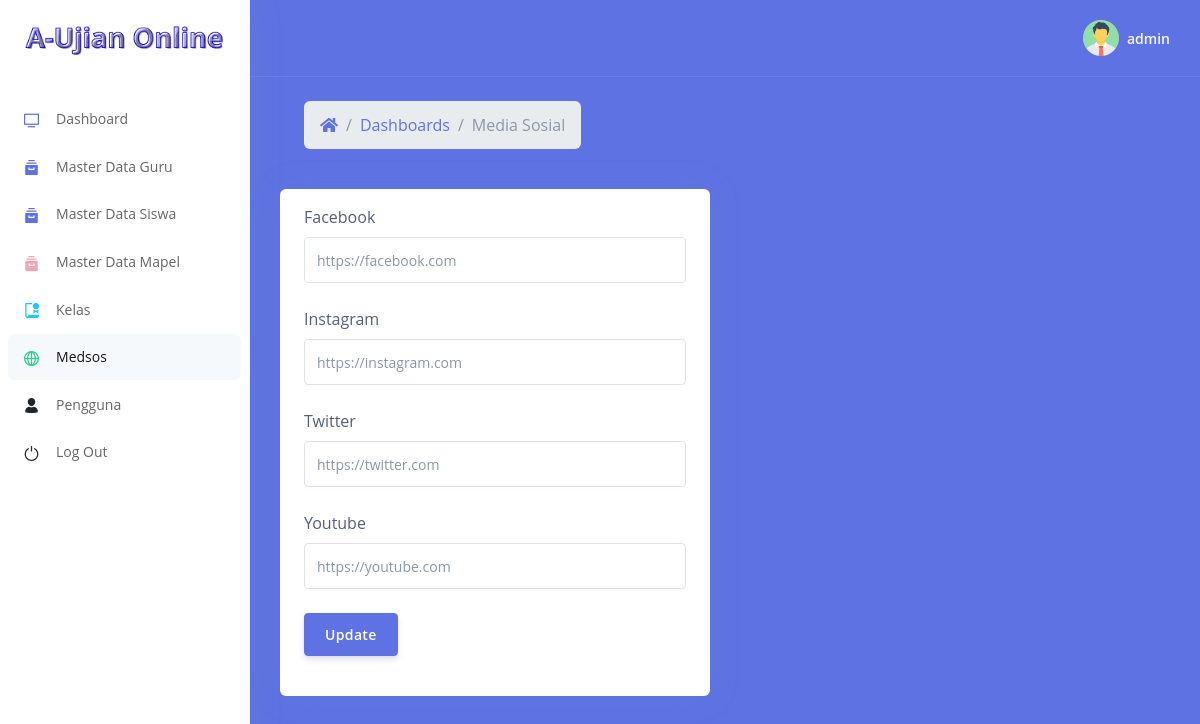
Screenshot of /medsos/medsos.php (signed in) with the database file from the repository.
### tables this page shows
CREATE TABLE `medsos` (
  `id` int(11) NOT NULL,
  `fb` varchar(100) NOT NULL,
  `ig` varchar(100) NOT NULL,
  `twitter` varchar(100) NOT NULL,
  `yt` varchar(100) NOT NULL
);

### medsos/medsos.php (the view, shortened to what this page needs)
<?php
include'../koneksi.php';
?>
<!DOCTYPE html>
<html>
<head>
  <link rel="stylesheet" href="../assets/vendor/nucleo/css/nucleo.css" type="text/css">
  <link rel="stylesheet" href="../assets/vendor/@fortawesome/fontawesome-free/css/all.min.css" type="text/css">
  <link rel="stylesheet" href="../assets/css/argon.css?v=1.2.0" type="text/css">
  <link href="../assets/datatables/dataTables.bootstrap4.min.css" rel="stylesheet">
</head>
<body>
  <nav class="sidenav navbar navbar-vertical  fixed-left  navbar-expand-xs navbar-light bg-white" id="sidenav-main">
    <div class="scrollbar-inner">
      <div class="sidenav-header  align-items-center">
        <a class="navbar-brand" href="javascript:void(0)">
          <img src="../assets/img/brand/aplikasi-ujian.png" class="navbar-brand-img" alt="...">
        </a>
      </div>
      <div class="navbar-inner">
        <div class="collapse navbar-collapse" id="sidenav-collapse-main">
          <ul class="navbar-nav">
            <li class="nav-item">
              <a class="nav-link" href="../index.php">
                <i class="ni ni-tv-2 text-primary"></i>
                <span class="nav-link-text">Dashboard</span>
              </a>
            </li>
            <li class="nav-item">
              <a class="nav-link" href="../guru/data_guru.php">
                <i class="ni ni-archive-2 text-primary"></i>
                <span class="nav-link-text">Master Data Guru</span>
              </a>
            </li>
            <li class="nav-item">
              <a class="nav-link" href="../siswa/data_siswa.php">
                <i class="ni ni-archive-2 text-primary"></i>
                <span class="nav-link-text">Master Data Siswa</span>
              </a>
            </li>
            <li class="nav-item">
              <a class="nav-link" href="../mapel/mapel.php">
                <i class="ni ni-archive-2 text-pink"></i>
                <span class="nav-link-text">Master Data Mapel</span>
              </a>
            </li>
            <li class="nav-item">
              <a class="nav-link" href="../kelas/kelas.php">
                <i class="ni ni-paper-diploma text-info"></i>
                <span class="nav-link-text">Kelas</span>
              </a>
            </li>
            <li class="nav-item">
              <a class="nav-link active" href="../medsos/medsos.php">
                <i class="ni ni-world-2 text-success"></i>
                <span class="nav-link-text">Medsos</span>
              </a>
            </li>
            <li class="nav-item">
              <a class="nav-link" href="../pengguna/pengguna.php">
                <i class="ni ni-single-02 text-dark"></i>
                <span class="nav-link-text">Pengguna</span>
              </a>
            </li>
            <li class="nav-item">
              <a class="nav-link" href="../logout.php">
                <i class="ni ni-button-power text-dark"></i>
                <span class="nav-link-text">Log Out</span>
              </a>
            </li>
          </ul>
        </div>
      </div>
    </div>
  </nav>
  <div class="main-content" id="panel">
    <nav class="navbar navbar-top navbar-expand navbar-dark bg-primary border-bottom">
      <div class="container-fluid">
        <div class="collapse navbar-collapse" id="navbarSupportedContent">
          <ul class="navbar-nav align-items-center  ml-auto ml-md-0 ">
            <li class="nav-item dropdown">
              <a class="nav-link pr-0" href="#" role="button" data-toggle="dropdown" aria-haspopup="true" aria-expanded="false">
                <div class="media align-items-center">
                  <span class="avatar avatar-sm rounded-circle">
                    <img alt="Image placeholder" src="../assets/img/user.png">
                  </span>
                  <div class="media-body  ml-2  d-none d-lg-block">
                    <span class="mb-0 text-sm  font-weight-bold"><?= $_SESSION['username']; ?></span>
                  </div>
                </div>
              </a>
            </li>
          </ul>
        </div>
      </div>
    </nav>
    <div class="header bg-primary pb-6">
      <div class="container-fluid">
        <div class="header-body">
          <div class="row align-items-center py-4">
            <div class="col-lg-6 col-7">
              <nav aria-label="breadcrumb" class="d-none d-md-inline-block ml-md-4">
                <ol class="breadcrumb breadcrumb-links breadcrumb-dark">
                  <li class="breadcrumb-item"><a href="#"><i class="fas fa-home"></i></a></li>
                  <li class="breadcrumb-item"><a href="../index.php">Dashboards</a></li>
                  <li class="breadcrumb-item active" aria-current="page">Media Sosial</li>
                </ol>
              </nav>
            </div>
          </div>
          <div class="row">
            <div class="col-xl-6">
              <div class="card  card-stats">
                <div class="card-body">
                  <?php
                  $data = mysqli_query($koneksi,"SELECT * FROM medsos");
                  while ($tampil = mysqli_fetch_array($data)) {
                    ?>
                    <form action="" method="post">
                      <div class="form-group">
                        <label>Facebook</label>
                        <input type="text" name="fb" class="form-control" value="<?= $tampil['fb']; ?>" placeholder="Link Facebook">
                      </div>
                      <div class="form-group">
                        <label>Instagram</label>
                        <input type="text" name="ig" class="form-control" value="<?= $tampil['ig']; ?>" placeholder="Link Instagram">
                      </div>
                      <div class="form-group">
                        <label>Twitter</label>
                        <input type="text" name="twitter" class="form-control" value="<?= $tampil['twitter']; ?>" placeholder="Link Twitter">
                      </div>
                      <div class="form-group">
                        <label>Youtube</label>
                        <input type="text" name="yt" class="form-control" value="<?= $tampil['yt']; ?>" placeholder="Link Youtube">
                      </div>
                      <div class="form-group">
                        <input type="submit" name="update" class="btn btn-primary" value="Update">
                      </div>
                    </form>
                    <?php
                  }
                  ?>
                </div>
              </div>
            </div>
          </div>
        </div>
      </div>
    </div>
  </div>
</body>
</html>

### rows the page displays
medsos: fb "https://facebook.com", ig "https://instagram.com", twitter "https://twitter.com", yt "https://youtube.com"

### other values shown
$_SESSION['username'] "admin"
